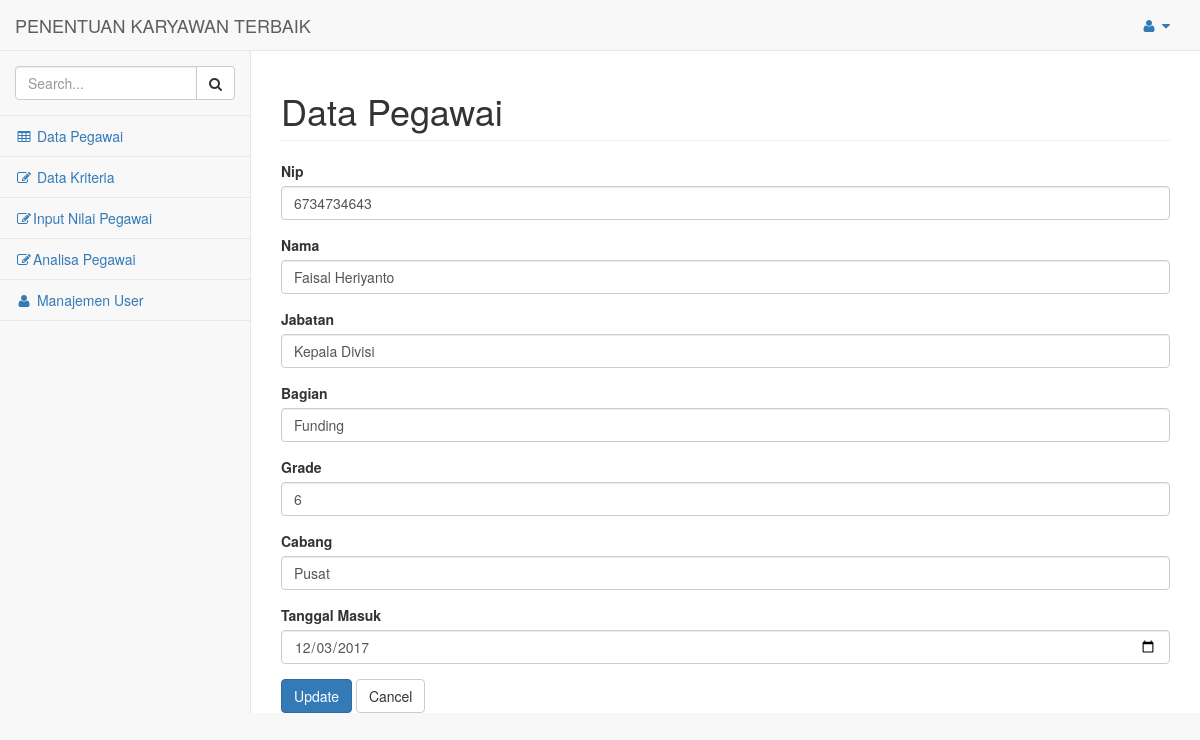
/pegawai/update/2.html, run on the app's committed database.
### tables this page shows
CREATE TABLE `pegawai` (
  `id_pegawai` int(11) NOT NULL,
  `nip` varchar(15) DEFAULT NULL,
  `nama` varchar(50) DEFAULT NULL,
  `jabatan` varchar(40) DEFAULT NULL,
  `bagian` varchar(30) DEFAULT NULL,
  `grade` varchar(2) DEFAULT NULL,
  `cabang` varchar(20) DEFAULT NULL,
  `tanggal_masuk` varchar(15) DEFAULT NULL,
  `nilai_analisa` varchar(5) DEFAULT '0'
);

### application/controllers/Pegawai.php (called while the page is built, shortened)
<?php
class Pegawai extends CI_Controller
{
    function __construct()
    {
        $this->load->model('M_pegawai');
        $this->load->library('form_validation');
    }
    public function update($id)
    {
        $row = $this->M_pegawai->get_by_id($id);
        if ($row) {
            $data = array(
                'button' => 'Update',
                'action' => site_url('pegawai/update_action'),
		'id_pegawai' => set_value('id_pegawai', $row->id_pegawai),
		'nip' => set_value('nip', $row->nip),
		'nama' => set_value('nama', $row->nama),
		'jabatan' => set_value('jabatan', $row->jabatan),
		'bagian' => set_value('bagian', $row->bagian),
		'grade' => set_value('grade', $row->grade),
		'cabang' => set_value('cabang', $row->cabang),
		'tanggal_masuk' => set_value('tanggal_masuk', $row->tanggal_masuk),
        'content' => 'pegawai/pegawai_form',
            'lokasi' => 'Data Pegawai',
	    );
            $this->load->view('admin', $data);
        } else {
            $this->session->set_flashdata('message', 'Record Not Found');
            redirect(site_url('pegawai'));
        }
    }
}

### index.php (called while the page is built, shortened)
<?php
require_once BASEPATH.'core/CodeIgniter.php';

### application/models/M_pegawai.php (called while the page is built, shortened)
<?php
class M_pegawai extends CI_Model
{
    public $table = 'pegawai';
    public $id = 'id_pegawai';
    function get_by_id($id)
    {
        $this->db->where($this->id, $id);
        return $this->db->get($this->table)->row();
    }
}

### application/views/pegawai/pegawai_form.php (the view, shortened to what this page needs)
<form action="<?php echo $action; ?>" method="post">
        <div class="form-group">
            <label for="varchar">Nip <?php echo form_error('nip') ?></label>
            <input type="text" class="form-control" name="nip" id="nip" placeholder="Nip" value="<?php echo $nip; ?>" />
        </div>
        <div class="form-group">
            <label for="varchar">Nama <?php echo form_error('nama') ?></label>
            <input type="text" class="form-control" name="nama" id="nama" placeholder="Nama" value="<?php echo $nama; ?>" />
        </div>
        <div class="form-group">
            <label for="varchar">Jabatan <?php echo form_error('jabatan') ?></label>
            <input type="text" class="form-control" name="jabatan" id="jabatan" placeholder="Jabatan" value="<?php echo $jabatan; ?>" />
        </div>
        <div class="form-group">
            <label for="varchar">Bagian <?php echo form_error('bagian') ?></label>
            <input type="text" class="form-control" name="bagian" id="bagian" placeholder="Bagian" value="<?php echo $bagian; ?>" />
        </div>
        <div class="form-group">
            <label for="varchar">Grade <?php echo form_error('grade') ?></label>
            <input type="text" class="form-control" name="grade" id="grade" placeholder="Grade" value="<?php echo $grade; ?>" />
        </div>
        <div class="form-group">
            <label for="varchar">Cabang <?php echo form_error('cabang') ?></label>
            <input type="text" class="form-control" name="cabang" id="cabang" placeholder="Cabang" value="<?php echo $cabang; ?>" />
        </div>
        <div class="form-group">
            <label for="varchar">Tanggal Masuk <?php echo form_error('tanggal_masuk') ?></label>
            <input type="date" class="form-control" name="tanggal_masuk" id="tanggal_masuk" placeholder="Tanggal Masuk" value="<?php echo $tanggal_masuk; ?>" />
        </div>
        <button type="submit" class="btn btn-primary"><?php echo $button ?></button>
        <a href="<?php echo site_url('pegawai') ?>" class="btn btn-default">Cancel</a>
    </form>

### data on the page
pegawai: nip "6734734643", nama "Faisal Heriyanto", jabatan "Kepala Divisi", bagian "Funding", grade "6", cabang "Pusat", tanggal_masuk "12/03/2017"

### other printed values
$lokasi "Data Pegawai"
$button "Update"
